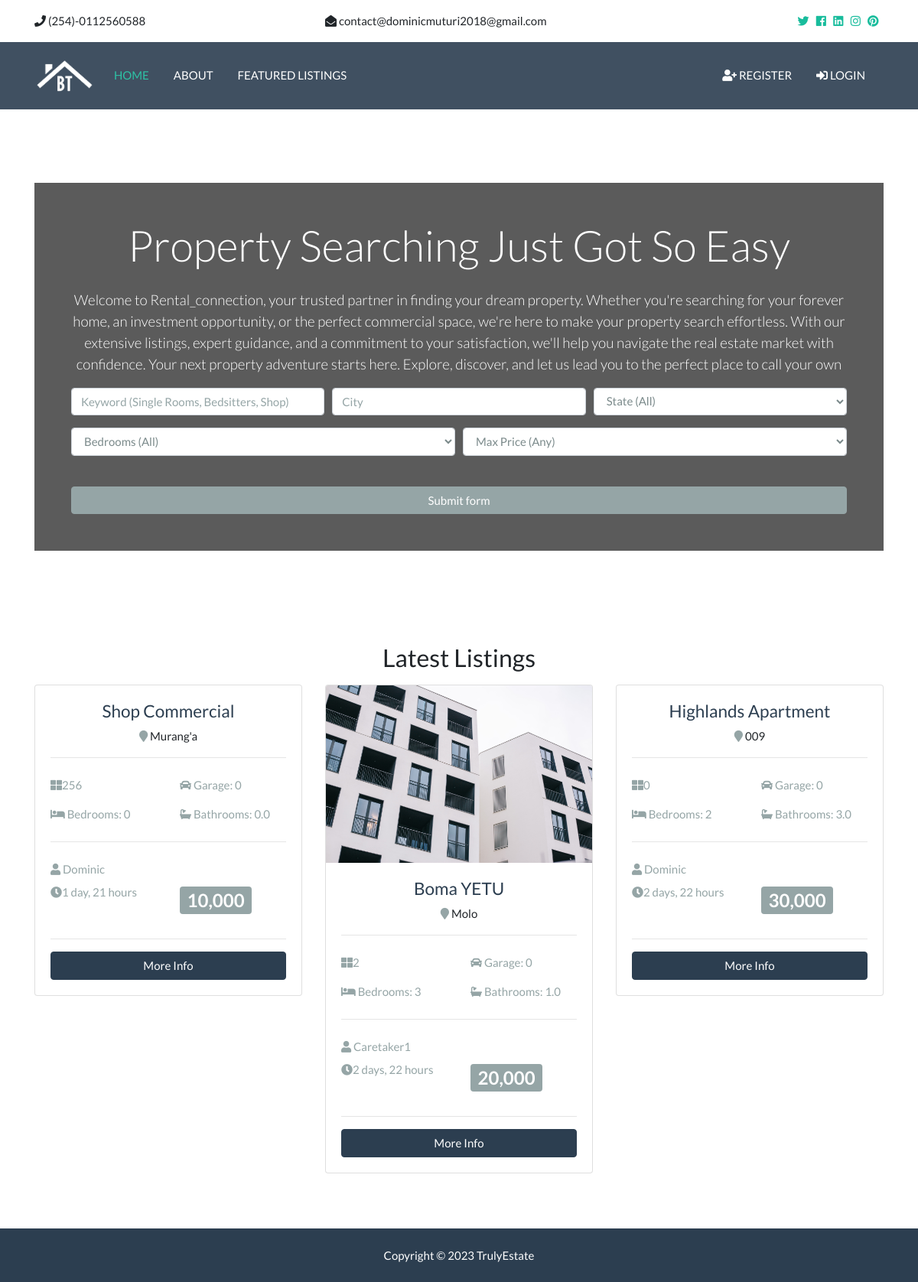
The page / on the database its author committed.
### listings/models.py (models this page shows, shortened)
class Listing(models.Model):
    realtor = models.ForeignKey(Realtor, on_delete=models.DO_NOTHING)
    title = models.CharField(max_length=255)
    address = models.CharField(max_length=255)
    city = models.CharField(max_length=255)
    zipcode = models.CharField(max_length=255)
    description = models.TextField(blank=True)
    price = models.IntegerField()
    bedrooms = models.IntegerField()
    bathrooms = models.DecimalField(max_digits=2, decimal_places=1)
    garage = models.IntegerField(default=0)
    list_date = models.DateTimeField(auto_now_add=True)
    sqft = models.IntegerField()
    lot_size = models.DecimalField(max_digits=5, decimal_places=1)
    is_published = models.BooleanField(default=True)
    photo_main = models.ImageField(upload_to="photos/%Y%m/%d/")
    photo1 = models.ImageField(upload_to="photos/%Y%m/%d/", blank=True)
    photo2 = models.ImageField(upload_to="photos/%Y%m/%d/", blank=True)
    photo3 = models.ImageField(upload_to="photos/%Y%m/%d/", blank=True)
    photo4 = models.ImageField(upload_to="photos/%Y%m/%d/", blank=True)
    photo5 = models.ImageField(upload_to="photos/%Y%m/%d/", blank=True)
    photo6 = models.ImageField(upload_to="photos/%Y%m/%d/", blank=True)

### realtors/models.py (models this page shows)
class Realtor(models.Model):
    name = models.CharField(max_length=255)
    photo = models.ImageField(upload_to="photos/%Y%m/%d/", blank=True)
    description = models.TextField()
    email = models.EmailField()
    phone = models.CharField(max_length=255)
    is_mvp = models.BooleanField(default=False)
    hire_date = models.DateTimeField(auto_now_add=True)
    def __str__(self):
        return self.name

### pages/views.py (the view)
# urls.py: path("", views.index, name="listings"),
def index(request):
    listings = Listing.objects.order_by(
        '-list_date').filter(is_published=True)[:3]
    context = {
        "listings": listings,
        "state_choices": state_choices,
        "bedroom_choices": bedroom_choices,
        "price_choices": price_choices
    }
    return render(request, "pages/index.html", context)

### templates/pages/index.html (shortened to what this page needs)
{% extends 'base.html'%} {%load humanize%}  {% block content %}
<section id="showcase">
  <div class="container text-center">
    <div class="home-search p-5">
      <div class="overlay p-5">
        <h1 class="display-4 mb-4">
          Property Searching Just Got So Easy
        </h1>
        <p class="lead">
          Welcome to Rental_connection, your trusted partner in finding your dream property.
          Whether you're searching for your forever home, an investment opportunity, or the perfect commercial space,
          we're here to make your property search effortless. With our extensive listings, expert guidance, and a commitment to your satisfaction,
          we'll help you navigate the real estate market with confidence. Your next property adventure starts here. Explore, discover, and let us lead you to the perfect place to call your own
        </p>
        <div class="search">
          <form action="{%url 'search'%}">
            <div class="form-row">
              <div class="col-md-4 mb-3">
                <input
                  type="text"
                  name="keywords"
                  class="form-control"
                  placeholder="Keyword (Single Rooms, Bedsitters, Shop)"
                />
              </div>
              <div class="col-md-4 mb-3">
                <input
                  type="text"
                  name="city"
                  class="form-control"
                  placeholder="City"
                />
              </div>
              <div class="col-md-4 mb-3">
                <select name="state" class="form-control">
                  <option selected="true" disabled="disabled"
                    >State (All)</option
                  >
                </select>
              </div>
            </div>
            <div class="form-row">
              <div class="col-md-6 mb-3">
                <select name="bedrooms" class="form-control">
                  <option selected="true" disabled="disabled"
                    >Bedrooms (All)</option
                  >
                </select>
              </div>
              <div class="col-md-6 mb-3">
                <select name="price" class="form-control" id="type">
                  <option selected="true" disabled="disabled"
                    >Max Price (Any)</option
                  >
                </select>
              </div>
            </div>
            <button class="btn btn-secondary btn-block mt-4" type="submit">
              Submit form
            </button>
          </form>
        </div>
      </div>
    </div>
  </div>
</section>
<section id="listings" class="py-5">
  <div class="container">
    <h3 class="text-center mb-3">Latest Listings</h3>
    <div class="row">
      {%if listings%} {% for listing in listings%}
      <div class="col-md-6 col-lg-4 mb-4">
        <div class="card listing-preview">
          <img class="card-img-top" src="{{ listing.photo_main.url }}" alt="" />
          <div class="card-body">
            <div class="listing-heading text-center">
              <h4 class="text-primary">{{ listing.title }}</h4>
              <p>
                <i class="fas fa-map-marker text-secondary"></i>
                {{ listing.address }}
              </p>
            </div>
            <hr />
            <div class="row py-2 text-secondary">
              <div class="col-6">
                <i class="fas fa-th-large"></i>{{ listing.sqft }}
              </div>
              <div class="col-6">
                <i class="fas fa-car"></i> Garage: {{ listing.garage }}
              </div>
            </div>
            <div class="row py-2 text-secondary">
              <div class="col-6">
                <i class="fas fa-bed"></i> Bedrooms: {{ listing.bedrooms }}
              </div>
              <div class="col-6">
                <i class="fas fa-bath"></i> Bathrooms: {{ listing.bathrooms }}
              </div>
            </div>
            <hr />
            <div class="row py-2 text-secondary">
              <div class="col-6">
                <i class="fas fa-user"></i> {{ listing.realtor }}
              </div>
            </div>
            <div class="row text-secondary pb-2">
              <div class="col-md-6">
                <i class="fas fa-clock"></i>{{ listing.list_date | timesince }}
              </div>
              <div class="col-md-6">
                <h3>
                  <span class="badge badge-secondary text-white">
                    {{ listing.price | intcomma }}</span
                  >
                </h3>
              </div>
            </div>
            <hr />
            <a
              href="{% url 'listing' listing.id %}"
              class="btn btn-primary btn-block"
              >More Info</a
            >
          </div>
        </div>
      </div>
      {%endfor%} {%else%}
      <div class="col-md-12">
        <p>No Listings Available</p>
      </div>
      {%endif%}
    </div>
  </div>
</section>
{% include 'partials/_footer.html'%}
{% endblock%}

### Rental_Connection/static/css/all.css (style rules this page uses)
.fa, .fas, .far, .fal, .fab { -moz-osx-font-smoothing: grayscale; -webkit-font-smoothing: antialiased; display: inline-block; font-style: normal; font-variant: normal; text-rendering: auto; line-height: 1; }
.fa-bath:before { content: "\f2cd"; }
.fa-bed:before { content: "\f236"; }
.fa-car:before { content: "\f1b9"; }
.fa-clock:before { content: "\f017"; }
.fa-map-marker:before { content: "\f041"; }
.fa-th-large:before { content: "\f009"; }
.fa-user:before { content: "\f007"; }
.fa, .fas { font-family: 'Font Awesome 5 Free'; font-weight: 900; }

### Rental_Connection/static/css/style.css (style rules this page uses)
.btn-secondary { color: #fff !important; }
img { width: 100%; }
#showcase { background: url(../img/showcase.jpg) no-repeat top center fixed/cover; position: relative; min-height: 650px; color: #fff; padding-top: 6rem; }
#showcase .home-search { min-height: 400px; position: relative; border-radius: 5px; }
#showcase .overlay { content: ''; position: absolute; top: 0; left: 0; min-height: 400px; width: 100%; background: rgba(51, 51, 51, 0.8); }
.listing-preview a { position: relative; }

### rows shown on the page
Listing: title "Shop Commercial", address "Murang'a", sqft "256", garage "0", bedrooms "0", bathrooms "0.0", realtor "Dominic", list_date "1 day, 21 hours", price "10,000"
Listing: photo_main (picture), title "Boma YETU", address "Molo", sqft "2", garage "0", bedrooms "3", bathrooms "1.0", realtor "Caretaker1", list_date "2 days, 22 hours", price "20,000"
Listing: title "Highlands Apartment", address "009", sqft "0", garage "0", bedrooms "2", bathrooms "3.0", realtor "Dominic", list_date "2 days, 22 hours", price "30,000"
